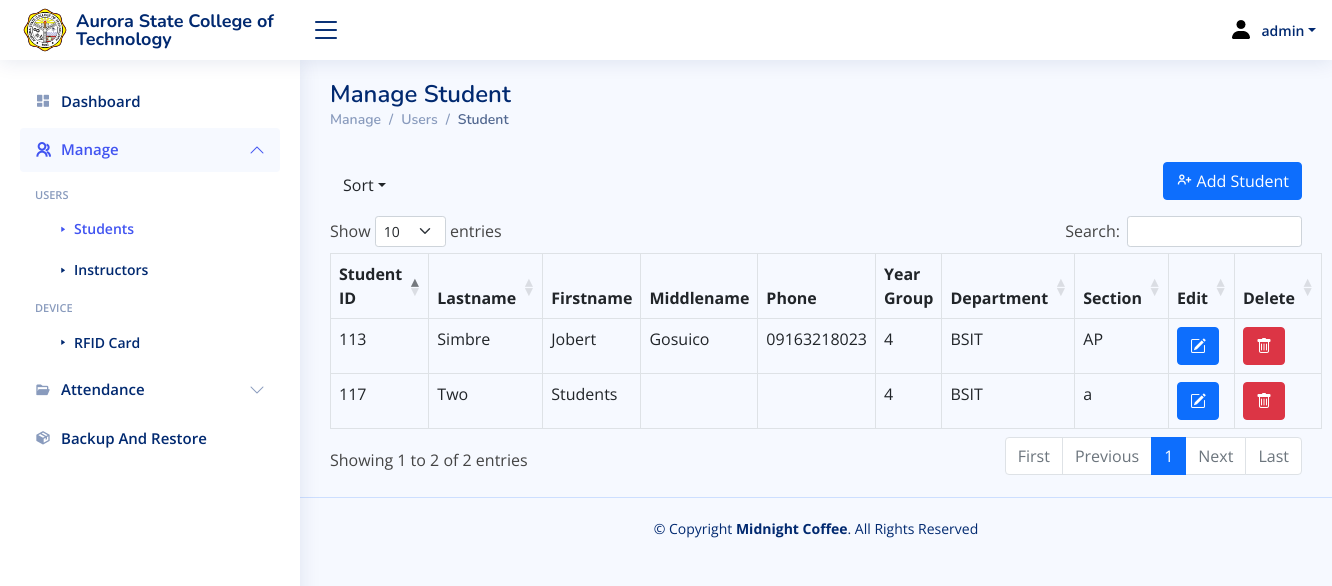
The page /manage_student.php (signed in) on the database its author committed.
### tables this page shows
CREATE TABLE `student_list` (
  `student_id` int(11) NOT NULL,
  `student_firstname` tinytext NOT NULL,
  `student_middlename` tinytext NOT NULL,
  `student_lastname` tinytext NOT NULL,
  `phone` tinytext NOT NULL,
  `year_group` tinyint(4) DEFAULT NULL,
  `department` tinytext DEFAULT NULL,
  `section` tinytext DEFAULT NULL,
  `image` varchar(150) DEFAULT NULL,
  `guardian_email` varchar(255) NOT NULL,
  PRIMARY KEY (`student_id`),
  CONSTRAINT `student_id_fk` FOREIGN KEY (`student_id`) REFERENCES `user_list` (`id`)
);

### manage_student.php (the view, shortened to what this page needs)
<?php include_once 'lib/connection.php';
$page = "manage_student";
?>
<!DOCTYPE html>
<html lang="en">
<head>
   <link href="assets/css/bootstrap.min.css" rel="stylesheet">
   <link rel="stylesheet" type="text/css" href="assets/css/dataTables.bootstrap5.min.css">
   <link href="assets/css/bootstrap-icons.css" rel="stylesheet">
   <link href="assets/css/boxicons.min.css" rel="stylesheet">
   <link href="assets/css/quill.snow.css" rel="stylesheet">
   <link href="assets/css/quill.bubble.css" rel="stylesheet">
   <link href="assets/css/remixicon.css" rel="stylesheet">
   <link href="assets/css/style.css" rel="stylesheet">
   <link href="assets/css/toastr.css" rel="stylesheet">
</head>
<body>
   <?php
   include 'include/navigation.php';
   if ($_SESSION["position"] == "Administrator") {
      include 'include/sideNavigation.php';
   } elseif ($_SESSION["position"] == "Instructor") {
      include 'include/instructorSideNavigation.php';
   } elseif ($_SESSION["position"] == "Student") {
      include 'include/studentSideNavigation.php';
   }
   ?>
   <main id="main" class="main">
      <div class="pagetitle">
         <h1>Manage Student</h1>
         <nav>
            <ol class="breadcrumb">
               <li class="breadcrumb-item">Manage</li>
               <li class="breadcrumb-item">Users</li>
               <li class="breadcrumb-item active">Student</li>
            </ol>
         </nav>
      </div>
      <section class="section dashboard">
         <div class="row">
            <div class="d-flex align-items-center mt-3 mb-2">
               <div class="dropdown">
                  <button class="btn dropdown-toggle" type="button" data-bs-toggle="dropdown" aria-expanded="false">Sort</button>
               </div>
               <a type="button" class="btn btn-primary ms-auto mb-2" href="addStudent.php"><i class='bx bx-user-plus'></i> Add Student</a>
            </div>
            <table id="studentTable" class="display table table-bordered">
               <thead>
                  <tr>
                     <th>Student ID</th>
                     <th>Lastname</th>
                     <th>Firstname</th>
                     <th>Middlename</th>
                     <th>Phone</th>
                     <th>Year Group</th>
                     <th>Department</th>
                     <th>Section</th>
                     <th>Edit</th>
                     <?php
                     if ($_SESSION['position'] == 'Administrator') { ?>
                        <th>Delete</th>
                     <?php
                     }
                     ?>
                  </tr>
               </thead>
               <tbody class="table-group-divider">
                  <?php
                  $select = $pdo->prepare("SELECT * FROM student_list  ORDER BY student_id ASC");
                  $select->execute();
                  while ($row = $select->fetch(PDO::FETCH_ASSOC)) {
                  ?>
                     <tr>
                        <td><?php echo $row["student_id"]; ?></td>
                        <td><?php echo $row["student_lastname"]; ?></td>
                        <td><?php echo $row["student_firstname"]; ?></td>
                        <td><?php echo $row["student_middlename"]; ?></td>
                        <td><?php echo $row["phone"]; ?></td>
                        <td><?php echo $row["year_group"]; ?></td>
                        <td><?php echo $row["department"]; ?></td>
                        <td><?php echo $row["section"]; ?></td>
                        <td>
                           <a type="button" class="btn btn-primary ms-auto" href="editStudent.php?id=<?php echo $row["student_id"]; ?>" data-toggle="tooltip" title="Edit"><i class="bi bi-pencil-square"></i></a>
                        </td>
                        <?php
                        if ($_SESSION['position'] == 'Administrator') { ?>
                           <td>
                              <button type="button" class="btn btn-danger" data-bs-toggle="modal" data-bs-target="#myModal" data-toggle="tooltip" title="Delete"><i class="bi bi-trash"></i></button>
                           </td>
                     </tr> <?php }
                     }
                           ?>
               </tbody>
            </table>
         </div>
      </section>
   </main>
   <footer id="footer" class="footer">
      <div class="copyright"> &copy; Copyright <strong><span>Midnight Coffee</span></strong>. All Rights Reserved</div>
   </footer>
</body>
</html>

### include/navigation.php (shortened to what this page needs)
<header id="header" class="header fixed-top d-flex align-items-center">
   <div class="d-flex align-items-center justify-content-between"> <a href="index.html" class="logo d-flex align-items-center"> <img src="assets/img/ascotLogo.png" alt=""> <span class="d-none d-lg-block">Aurora State College of Technology</span> </a> <i class="bi bi-list toggle-sidebar-btn"></i></div>
   <nav class="header-nav ms-auto">
      <ul class="d-flex align-items-center">
         <li class="nav-item dropdown pe-3">
            <a class="nav-link nav-profile d-flex align-items-center pe-0" href="#" data-bs-toggle="dropdown"> <img src="assets/img/profile-img.png" alt="Profile" class="rounded-circle"> <span class="d-none d-md-block dropdown-toggle ps-2"><?php echo $_SESSION["username"] ?></span> </a>
         </li>
      </ul>
   </nav>
</header>

### include/sideNavigation.php (shortened to what this page needs)
<aside id="sidebar" class="sidebar">
   <ul class="sidebar-nav" id="sidebar-nav">
      <li class="nav-item">
         <a class="nav-link
            <?php
            if ($page == "home") {
               echo "";
            } else {
               echo "collapsed";
            }
            ?>" href="home.php">
            <i class='bx bxs-dashboard'></i>
            <span>Dashboard</span>
         </a>
      </li>
      <li class="nav-item">
         <a class="nav-link
         <?php
         if ($page == "manage_student" || $page == "manage_teacher" || $page == "rfid_card" || $page == "manage_department" || $page == 'edit_student') {
            echo "";
         } else {
            echo " collapsed";
         }
         ?>" data-bs-target="#components-nav" data-bs-toggle="collapse" href="#">
            <i class="ri-group-line"></i>
            <span>Manage</span>
            <i class="bi bi-chevron-down ms-auto"></i>
         </a>
         <ul id="components-nav" class="nav-content<?php
                                                   if ($page == "manage_student" || $page == "manage_teacher" || $page == "rfid_card" || $page == "manage_department" || $page == 'edit_student') {
                                                      echo "";
                                                   } else {
                                                      echo " collapse";
                                                   }
                                                   ?> " data-bs-parent="#sidebar-nav">
            <li class="nav-heading">Users</li>
            <li> <a class="<?= $page == 'manage_student' || $page == 'edit_student' ? 'active' : '' ?>" href="manage_student.php"><i class='bx bxs-right-arrow'></i><span>Students</span> </a></li>
            <li> <a class="<?= $page == 'manage_teacher' ? 'active' : '' ?>" href="manage_teacher.php"><i class='bx bxs-right-arrow'></i><span>Instructors</span></a></li>
            <li class="nav-heading">Device</li>
            <li> <a class="<?= $page == 'rfid_card' ? 'active' : '' ?>" href="rfid_cards.php"><i class='bx bxs-right-arrow'></i><span>RFID Card</span> </a></li>
         </ul>
      </li>
      <li class="nav-item">
         <a class="nav-link
         <?php
         if ($page == "attendance_student" || $page == "attendance_instuctor") {
            echo "";
         } else {
            echo " collapsed";
         }
         ?>
         " data-bs-target="#forms-nav" data-bs-toggle="collapse" href="#"><i class='bx bxs-folder-open'></i><span>Attendance</span><i class="bi bi-chevron-down ms-auto"></i> </a>
      </li>
      <li class="nav-item">
         <a class="nav-link
            <?php
            if ($page == "backup_and_restore") {
               echo "";
            } else {
               echo "collapsed";
            }
            ?>" href="backupAndRestore.php">
            <i class='bx bxs-package'></i>
            <span>Backup And Restore</span>
         </a>
      </li>
    </ul>
</aside>

### assets/css/style.css (style rules this page uses)
:root { scroll-behavior: smooth; }
body { font-family: "Open Sans", sans-serif; background: #f6f9ff; color: #444444; }
a { color: #4154f1; text-decoration: none; }
h1, h2, h3, h4, h5, h6 { font-family: "Nunito", sans-serif; }
#main { margin-top: 60px; padding: 20px 30px; transition: all 0.3s; }
.pagetitle { margin-bottom: 10px; }
.pagetitle h1 { font-size: 24px; margin-bottom: 0; font-weight: 600; color: #012970; }
.breadcrumb { font-size: 14px; font-family: "Nunito", sans-serif; color: #899bbd; font-weight: 600; }
.breadcrumb .breadcrumb-item::before { color: #899bbd; }
.breadcrumb .active { color: #51678f; font-weight: 600; }
.logo { line-height: 1; }
@media (min-width: 1200px) { .logo { width: 280px; } }
.logo img { max-height: 50px; margin-right: 6px; }
.logo span { font-size: 18px; font-weight: 700; color: #012970; font-family: "Nunito", sans-serif; }
.header { transition: all 0.5s; z-index: 997; height: 60px; box-shadow: 0px 2px 20px rgba(1, 41, 112, 0.1); background-color: #fff; padding-left: 20px; }
.header .toggle-sidebar-btn { font-size: 32px; padding-left: 10px; cursor: pointer; color: #012970; }
.header-nav ul { list-style: none; }
.header-nav > ul { margin: 0; padding: 0; }
.header-nav .nav-profile { color: #012970; }
.header-nav .nav-profile img { max-height: 36px; }
.header-nav .nav-profile span { font-size: 14px; font-weight: 600; }
.sidebar { position: fixed; top: 60px; left: 0; bottom: 0; width: 300px; z-index: 996; transition: all 0.3s; padding: 20px; overflow-y: auto; scrollbar-width: thin; scrollbar-color: #aab7cf transparent; box-shadow: 0px 0px 20px rgba(1, 41, 112, 0.1); background-color: #fff; }
@media (min-width: 1200px) { #main, #footer { margin-left: 300px; } }
.sidebar-nav { padding: 0; margin: 0; list-style: none; }
.sidebar-nav li { padding: 0; margin: 0; list-style: none; }
.sidebar-nav .nav-item { margin-bottom: 5px; }
.sidebar-nav .nav-heading { font-size: 11px; text-transform: uppercase; color: #899bbd; font-weight: 600; margin: 10px 0 5px 15px; }
.sidebar-nav .nav-link { display: flex; align-items: center; font-size: 15px; font-weight: 600; color: #4154f1; transition: 0.3; background: #f6f9ff; padding: 10px 15px; border-radius: 4px; }
.sidebar-nav .nav-link i { font-size: 16px; margin-right: 10px; color: #4154f1; }
.sidebar-nav .nav-link.collapsed { color: #012970; background: #fff; }
.sidebar-nav .nav-link.collapsed i { color: #899bbd; }
.sidebar-nav .nav-link .bi-chevron-down { margin-right: 0; transition: transform 0.2s ease-in-out; }
.sidebar-nav .nav-link:not(.collapsed) .bi-chevron-down { transform: rotate(180deg); }
.sidebar-nav .nav-content { padding: 5px 0 0 0; margin: 0; list-style: none; }
.sidebar-nav .nav-content a { display: flex; align-items: center; font-size: 14px; font-weight: 600; color: #012970; transition: 0.3; padding: 10px 0 10px 40px; transition: 0.3s; }
.sidebar-nav .nav-content a:hover, .sidebar-nav .nav-content a.active { color: #4154f1; }
.footer { padding: 20px 0; font-size: 14px; transition: all 0.3s; border-top: 1px solid #cddfff; }
.footer .copyright { text-align: center; color: #012970; }

### rows shown on the page
student_list: student_id "113", student_lastname "Simbre", student_firstname "Jobert", student_middlename "Gosuico", phone "09163218023", year_group "4", department "BSIT", section "AP"
student_list: student_id "117", student_lastname "Two", student_firstname "Students", year_group "4", department "BSIT", section "a"

### other values the page prints
$_SESSION["username"] "admin"
